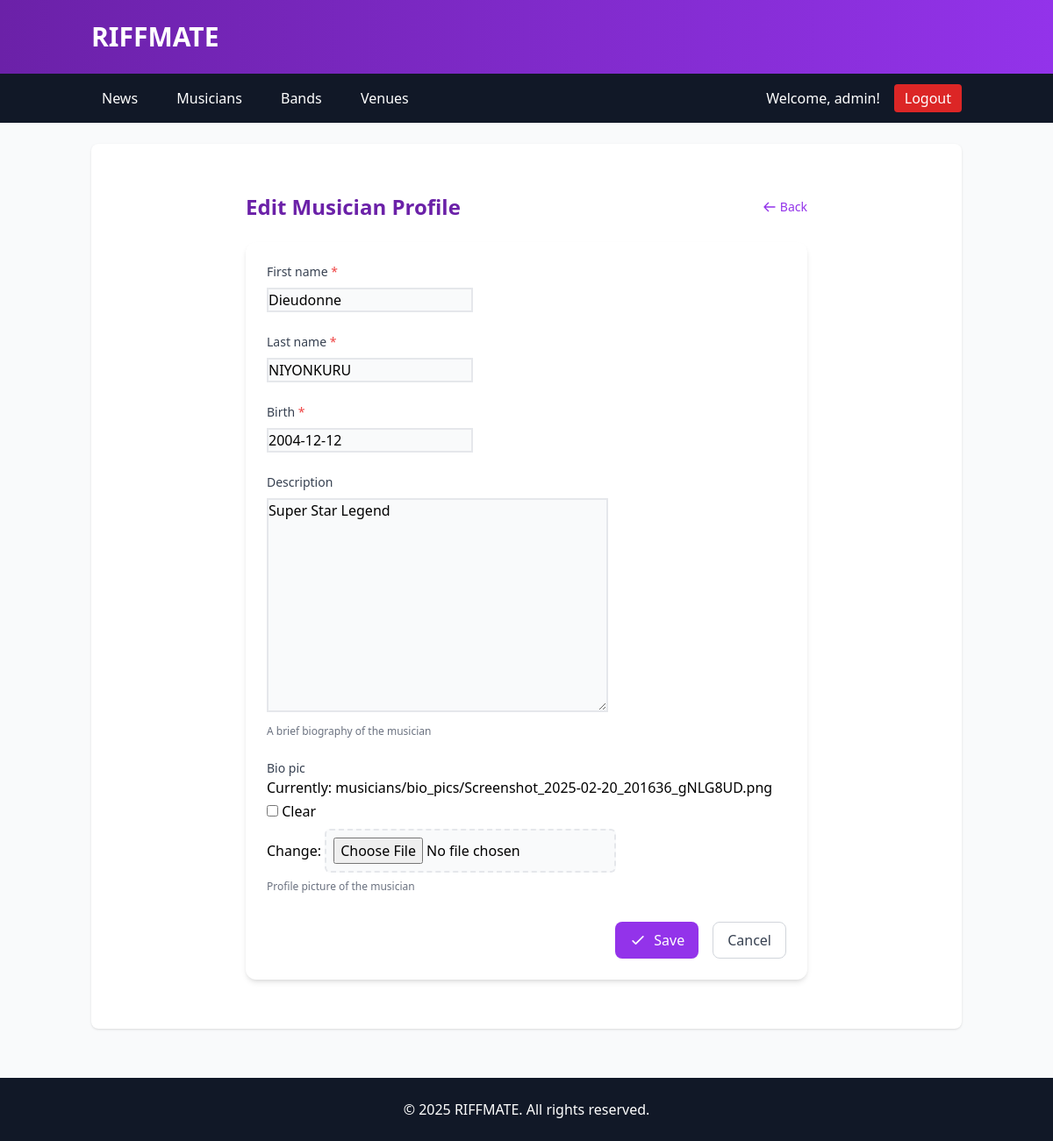
The app's page /bands/musician/17/edit/ (signed in) with its own data.
### bands/models.py (models this page shows, shortened)
class Musician(models.Model):
    first_name = models.CharField(max_length=50)
    last_name = models.CharField(max_length=50)
    birth = models.DateField()
    description = models.TextField(blank=True, null=True, help_text="A brief biography of the musician")
    bio_pic = models.ImageField(
        upload_to='musicians/bio_pics/',
        blank=True,
        null=True,
        help_text="Profile picture of the musician"
    )
    user_profile = models.ForeignKey(
        'UserProfile',
        on_delete=models.SET_NULL,
        null=True,
        blank=True,
        related_name='musicians',
        help_text="The user profile that owns this musician record"
    )
    created_at = models.DateTimeField(auto_now_add=True)
    updated_at = models.DateTimeField(auto_now=True)
    class Meta:
        ordering = ['last_name', 'first_name']
        verbose_name = 'Musician'
        verbose_name_plural = 'Musicians'
    def full_name(self):
        return f"{self.first_name} {self.last_name}"
    full_name.short_description = 'Full Name'
    def age(self):
        import datetime
        return int((datetime.date.today() - self.birth).days / 365.25)
    age.short_description = 'Age'

### bands/views.py (the view)
# urls.py: path('musician/<int:musician_id>/edit/', views.edit_musician, name='edit_musician'),
@login_required
def edit_musician(request, musician_id=None):
    musician = None
    if musician_id:
        musician = get_object_or_404(Musician, id=musician_id)
        if not (request.user.is_staff or
               request.user.userprofile.musicians.filter(id=musician_id).exists()):
            raise Http404("Permission denied")
    if request.method == 'POST':
        form = MusicianForm(request.POST, request.FILES, instance=musician)
        if form.is_valid():
            musician = form.save(commit=False)
            if not musician_id:
                musician.user_profile = request.user.userprofile
            musician.save()
            return redirect('musician', musician_id=musician.id)
    else:
        form = MusicianForm(instance=musician)
    return render(request, 'edit_musician.html', {
        'form': form,
        'musician': musician
    })

### bands/forms.py
class MusicianForm(forms.ModelForm):
    class Meta:
        model = Musician
        fields = ['first_name', 'last_name', 'birth', 'description', 'bio_pic']

### templates/edit_musician.html (shortened to what this page needs)
{% extends "base.html" %}
{% block content %}
<div class="max-w-2xl mx-auto px-4 py-8">
    <div class="flex justify-between items-center mb-6">
        <h2 class="text-2xl font-bold text-purple-800">
            {% if musician %}Edit{% else %}Create{% endif %} Musician Profile
        </h2>
        <a href="{% if musician %}{% url 'musician' musician.id %}{% else %}{% url 'musicians' %}{% endif %}"
           class="text-sm text-purple-600 hover:text-purple-800 flex items-center">
            <svg class="w-4 h-4 mr-1" fill="none" stroke="currentColor" viewBox="0 0 24 24" xmlns="http://www.w3.org/2000/svg">
                <path stroke-linecap="round" stroke-linejoin="round" stroke-width="2" d="M10 19l-7-7m0 0l7-7m-7 7h18"></path>
            </svg>
            Back
        </a>
    </div>
    <form method="post" enctype="multipart/form-data" class="bg-white rounded-xl shadow-md p-6">
        <div class="space-y-6">
            {% for field in form %}
            <div class="space-y-2">
                <label for="{{ field.id_for_label }}" class="block text-sm font-medium text-gray-700">
                    {{ field.label }}
                    {% if field.field.required %}
                    <span class="text-red-500">*</span>
                    {% endif %}
                </label>
                {{ field }}
                {% if field.help_text %}
                <p class="text-xs text-gray-500">{{ field.help_text }}</p>
                {% endif %}
            </div>
            {% endfor %}
        </div>
        <div class="mt-8 flex justify-end space-x-4">
            <button type="submit" class="inline-flex items-center px-4 py-2 bg-purple-600 hover:bg-purple-700 text-white font-medium rounded-lg shadow-sm transition-colors">
                <svg class="w-5 h-5 mr-2" fill="none" stroke="currentColor" viewBox="0 0 24 24" xmlns="http://www.w3.org/2000/svg">
                    <path stroke-linecap="round" stroke-linejoin="round" stroke-width="2" d="M5 13l4 4L19 7"></path>
                </svg>
                Save
            </button>
            <a href="{% if musician %}{% url 'musician' musician.id %}{% else %}{% url 'musicians' %}{% endif %}"
               class="inline-flex items-center px-4 py-2 border border-gray-300 text-gray-700 font-medium rounded-lg hover:bg-gray-50 transition-colors">
                Cancel
            </a>
        </div>
    </form>
</div>
{% endblock %}

### templates/base.html (shortened to what this page needs)
<!DOCTYPE html>
<html lang="en">
<head>
    <script src="https://cdn.tailwindcss.com"></script>
</head>
<body class="bg-gray-50">
    <header class="bg-gradient-to-r from-purple-800 to-purple-600 text-white shadow-md">
        <div class="container mx-auto px-4 py-6">
            <h1 class="text-3xl font-bold"><a href="{% url 'index' %}">RIFFMATE</a></h1>
        </div>
    </header>
    <nav class="bg-gray-900 text-white">
        <div class="container mx-auto px-4 py-3 flex justify-between items-center">
            <div>
                <a href="{% url 'news_advanced' %}" class="mr-4 px-3 py-1 rounded hover:bg-orange-500 transition">News</a>
                <a href="{% url 'musicians' %}" class="mr-4 px-3 py-1 rounded hover:bg-orange-500 transition">Musicians</a>
                <a href="{% url 'bands' %}" class="mr-4 px-3 py-1 rounded hover:bg-orange-500 transition">Bands</a>
                <a href="{% url 'venues' %}" class="px-3 py-1 rounded hover:bg-orange-500 transition">Venues</a>
            </div>
            <div class="flex items-center space-x-4">
                {% if user.is_authenticated %}
                    <span class="text-white">Welcome, {{ user.username }}!</span>
                    <form action="{% url 'logout' %}" method="post" class="inline">
                        <button type="submit" class="bg-red-600 hover:bg-red-700 text-white px-3 py-1 rounded transition">
                            Logout
                        </button>
                    </form>
                {% else %}
                    <a href="{% url 'login' %}" class="bg-green-600 hover:bg-green-700 text-white px-3 py-1 rounded transition">Login</a>
                {% endif %}
            </div>
        </div>
    </nav>
    <main class="container mx-auto px-4 py-6">
        <div class="bg-white rounded-lg shadow p-6">
            {% block content %}
            {% endblock %}
        </div>
    </main>
    <footer class="bg-gray-900 text-white text-center py-6 mt-8">
        <div class="container mx-auto px-4">
            <p>&copy; 2025 RIFFMATE. All rights reserved.</p>
        </div>
    </footer>
</body>
</html>

### templates/edit_musician.html (style rules this page uses)
input[type="text"], input[type="email"], input[type="url"], input[type="password"], input[type="number"], textarea, select { @apply w-full px-3 py-2 border border-gray-300 rounded-md shadow-sm focus:outline-none focus:ring-purple-500 focus:border-purple-500 bg-gray-50; background-color: #f9fafb; border: 2px solid #e5e7eb; }
input[type="file"] { @apply block w-full text-sm text-gray-500 file:mr-4 file:py-2 file:px-4 file:rounded-md file:border-0 file:text-sm file:font-semibold file:bg-purple-50 file:text-purple-700 hover:file:bg-purple-100; background-color: #f9fafb; padding: 0.5rem; border: 2px dashed #e5e7eb; border-radius: 0.375rem; }
input[type="checkbox"] { @apply h-4 w-4 text-purple-600 focus:ring-purple-500 border-gray-300 rounded; border: 2px solid #d1d5db; }

### records on screen
Musician: form "Dieudonne" "NIYONKURU" "2004-12-12" "Super Star Legend"

### other values on screen
{{ user.username }} "admin"
{{ field.label }} "First name" "Last name" "Birth" "Description" "Bio pic"
{{ field.help_text }} "A brief biography of the musician" "Profile picture of the musician"
